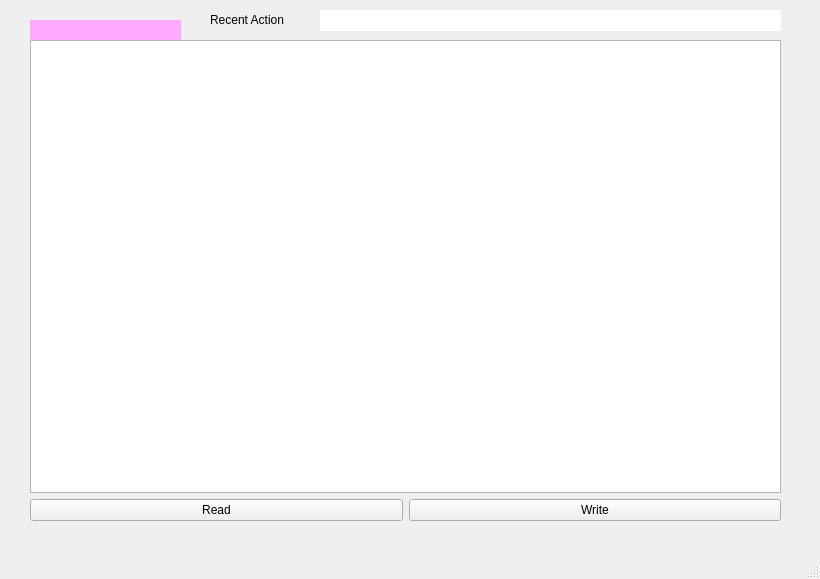
<?xml version="1.0" encoding="UTF-8"?>
<ui version="4.0">
 <class>MainWindow</class>
 <widget class="QMainWindow" name="MainWindow">
  <property name="geometry">
   <rect>
    <x>0</x>
    <y>0</y>
    <width>820</width>
    <height>579</height>
   </rect>
  </property>
  <property name="windowTitle">
   <string>MainWindow</string>
  </property>
  <widget class="QWidget" name="centralwidget">
   <widget class="QLabel" name="label">
    <property name="geometry">
     <rect>
      <x>210</x>
      <y>10</y>
      <width>111</width>
      <height>19</height>
     </rect>
    </property>
    <property name="text">
     <string>Recent Action</string>
    </property>
   </widget>
   <widget class="QLabel" name="filename">
    <property name="geometry">
     <rect>
      <x>30</x>
      <y>20</y>
      <width>151</width>
      <height>20</height>
     </rect>
    </property>
    <property name="styleSheet">
     <string notr="true">background-color:rgb(255, 170, 255);</string>
    </property>
    <property name="text">
     <string/>
    </property>
   </widget>
   <widget class="QWidget" name="">
    <property name="geometry">
     <rect>
      <x>320</x>
      <y>10</y>
      <width>461</width>
      <height>21</height>
     </rect>
    </property>
    <layout class="QHBoxLayout" name="horizontalLayout">
     <item>
      <widget class="QLabel" name="action">
       <property name="styleSheet">
        <string notr="true">background-color:white;</string>
       </property>
       <property name="text">
        <string/>
       </property>
      </widget>
     </item>
    </layout>
   </widget>
   <widget class="QWidget" name="">
    <property name="geometry">
     <rect>
      <x>30</x>
      <y>40</y>
      <width>751</width>
      <height>481</height>
     </rect>
    </property>
    <layout class="QVBoxLayout" name="verticalLayout">
     <item>
      <widget class="QPlainTextEdit" name="plainTextEdit"/>
     </item>
     <item>
      <layout class="QHBoxLayout" name="horizontalLayout_2">
       <item>
        <widget class="QPushButton" name="read">
         <property name="text">
          <string>Read</string>
         </property>
        </widget>
       </item>
       <item>
        <widget class="QPushButton" name="write">
         <property name="text">
          <string>Write</string>
         </property>
        </widget>
       </item>
      </layout>
     </item>
    </layout>
   </widget>
  </widget>
  <widget class="QMenuBar" name="menubar">
   <property name="geometry">
    <rect>
     <x>0</x>
     <y>0</y>
     <width>820</width>
     <height>26</height>
    </rect>
   </property>
  </widget>
  <widget class="QStatusBar" name="statusbar"/>
 </widget>
 <resources/>
 <connections/>
</ui>
